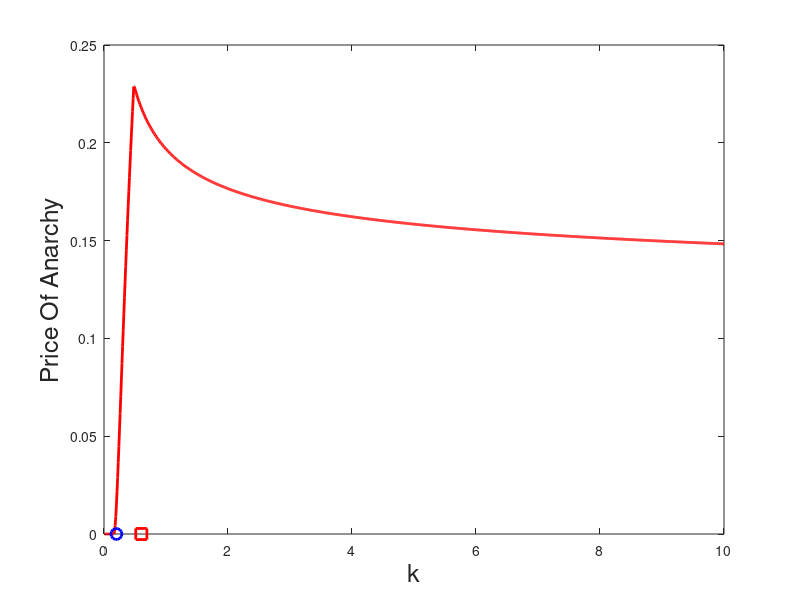

This figure's MATLAB source: (Note: this script raises an error after producing the figure.)
% price of anarchy
% self-optimiation vs overall
% thrshold based continuous B
clear
lambda = 5;
mu = 4; % local service rate
c = 10; %cost efficient
k = .01:.01:10;
priceOfAnarchy = zeros(1, length(k));
rho = lambda / mu;

for i = 1 : length(k)
    if rho == 1
        W = 1/2;
    else
        W = rho/(1-rho) + rho/log(rho);
    end
    if k(i)*lambda^3/c^2 < W/3
        % self-optimization Bs = 0
        T_u = k(i) * lambda^2/c^2;
        % overall B_g = 0
        T_g = k(i) * lambda^2/c^2;
    elseif (k(i)*lambda^3/c^2 >= W/3) && (k(i)*lambda^3/c^2 < W)
        % self-optimization  Bs = 0
        T_u = k(i) * lambda^2/c^2;
        % overall optimization
        if rho == 1
            x_opt = (6*k(i)*lambda^3/c^2)^(1/4) - 1;
        else
            myfun = @(x) (3.*k(i).*lambda.^3.*(1-rho).^3./(c.^2.*rho.^3)).*(1 + 1./(rho.^(x+1)-1)).^2 + (rho.^(x+1)-1)./log(rho) - x - 1;
            x_opt = fzero(myfun, [-0.9 200]);
        end
        if x_opt < 0
            B = 0;
        else
            %B = floor(x_opt):floor(x_opt)+1;
            B = x_opt;
        end
        if rho ~= 1
            pi_0 = (1 - rho)./(1 - rho.^(B+1));
            pi_B = (rho.^B - rho.^(B+1))./(1 - rho.^(B+1));
            E_Q = pi_0 .* rho .* ( 1 - rho.^B)./(1-rho).^2 - B .* rho.^(B+1).*pi_0 ./ (1 - rho);
            E_Q1 = (B+1)./(rho.^(B+1) - 1) + B + 1/(1 - rho);
        else
            pi_B = 1 ./ (B+1);
            E_Q = B./ 2;
        end
        T_g  =  E_Q./lambda + k(i).*lambda^2 .* pi_B.^3 ./ c^2;
    else
        % self-optimization
        if rho == 1
            x_opt = (2*k(i)*lambda^3/c^2)^(1/4) - 1;
        else
            myfun1 = @(x) (k(i).*lambda.^3.*(1-rho).^3./(c.^2.*rho.^3)).*(1 + 1./(rho.^(x+1)-1)).^2 + (rho.^(x+1)-1)./log(rho) - x - 1;
            x_opt = fzero(myfun1, [-0.9 200]);
        end
        if x_opt < 0
            Bs = 0;
        else
            %Bs = floor(x_opt):floor(x_opt)+1;
            Bs = x_opt;
        end
        if rho ~= 1
            pi_0s = (1 - rho)./(1 - rho.^(Bs+1));
            pi_Bs = (rho.^Bs - rho.^(Bs+1))./(1 - rho.^(Bs+1));
            E_Qs = pi_0s .* rho .* ( 1 - rho.^Bs)./(1-rho).^2 - Bs .* rho.^(Bs+1).*pi_0s ./ (1 - rho);
            E_Q1 = (Bs + 1)./(rho.^(Bs+1) - 1) + Bs + 1/(1 - rho);
        else
            pi_Bs = 1 ./ (Bs+1);
            E_Qs = Bs./ 2;
        end
        T_u  =  E_Qs./lambda + k(i).*lambda^2 .* pi_Bs.^3 ./ c^2;
        
        % overall optimization
        if rho == 1
            x_opt = (6*k(i)*lambda^3/c^2)^(1/4) - 1;
        else
            myfun2 = @(x) (3.*k(i).*lambda.^3.*(1-rho).^3./(c.^2.*rho.^3)).*(1 + 1./(rho.^(x+1)-1)).^2 + (rho.^(x+1)-1)./log(rho) - x - 1;
            x_opt = fzero(myfun2, [-0.9 200]);
        end
        if x_opt < 0
            B = 0;
        else
            %B = floor(x_opt):floor(x_opt)+1;
            B = x_opt;
        end
        if rho ~= 1
            pi_0 = (1 - rho)./(1 - rho.^(B+1));
            pi_B = (rho.^B - rho.^(B+1))./(1 - rho.^(B+1));
            E_Q = pi_0 .* rho .* ( 1 - rho.^B)./(1-rho).^2 - B .* rho.^(B+1).*pi_0 ./ (1 - rho);
            E_Q1 = (B+1)./(rho.^(B+1) - 1) + B + 1/(1 - rho);
        else
            pi_B = 1 ./ (B+1);
            E_Q = B./ 2;
        end
        T_g  =  E_Q./lambda + k(i).*lambda^2 .* pi_B.^3 ./ c^2;
    end
    % price of anarchy
    priceOfAnarchy(i) = 1 - min(T_g)/min(T_u);
end

figure(3552865)
plot(k, priceOfAnarchy, 'r','LineWidth',2,'MarkerSize',2)
hold on
plot(W/3,0, 'b-o','LineWidth',2,'MarkerSize',8)
plot(W,0, 'r-s','LineWidth',2,'MarkerSize',8)
xlabel('k','FontSize',18)
ylabel('Price Of Anarchy','FontSize',18)
title('threshold: \rho = ' + string(rho) + ', c = ' + string(c) + ', \lambda = ' + string(lambda) + ', \mu =' + string(mu),'FontSize',14)
set(gca,'fontsize',15) 
grid on
